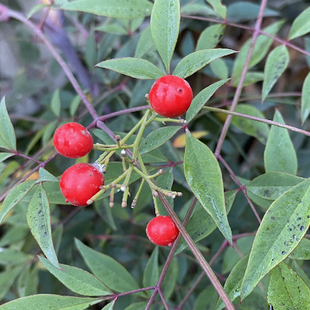
#> input picture 004 - librerias_fundamentos_pdi/003 LAB/frutos_rojos.png, 310 x 310 px, shrunk from 512 x 512 before the run, given in place of foto_balcon.jpeg, which was not available
$ jupyter execute '007 - recuperacion y preprocesamiento de imagenes propias.ipynb'   (text cells are left out)
#> lines starting #> are read from the running program, lines starting #| are printed output that depends on the picture; pictures that were not available may be replaced by others from this repository, and a replacement may not be noted
[cell 1]
from pathlib import Path

import cv2
import matplotlib.pyplot as plt
import numpy as np


def cargar_rgb(ruta):
    imagen_bgr = cv2.imread(str(ruta))
#> imagen_bgr is the input picture: shape (310, 310, 3); mean B, G, R 111.7, 125.1, 112.8
    if imagen_bgr is None:
        raise FileNotFoundError(f"No se pudo abrir la imagen: {ruta}")
    return cv2.cvtColor(imagen_bgr, cv2.COLOR_BGR2RGB)


def mostrar_imagen(imagen, titulo="Imagen"):
    plt.figure(figsize=(6, 6))
    plt.imshow(imagen, cmap="gray" if imagen.ndim == 2 else None)
    plt.title(titulo)
    plt.axis("off")
    plt.show()


def mostrar_comparacion(original, procesada, titulo_original="Original", titulo_procesada="Procesada"):
    fig, axes = plt.subplots(1, 2, figsize=(12, 5))
    axes[0].imshow(original, cmap="gray" if original.ndim == 2 else None)
    axes[0].set_title(titulo_original)
    axes[0].axis("off")

    axes[1].imshow(procesada, cmap="gray" if procesada.ndim == 2 else None)
    axes[1].set_title(titulo_procesada)
    axes[1].axis("off")

    plt.tight_layout()
    plt.show()


def ajustar_brillo_contraste(imagen_rgb, alpha=1.2, beta=10):
    return cv2.convertScaleAbs(imagen_rgb, alpha=alpha, beta=beta)


def suavizar(imagen_rgb, kernel=5):
    return cv2.GaussianBlur(imagen_rgb, (kernel, kernel), 0)


def mejorar_contraste_clahe(imagen_rgb, clip_limit=2.0, tile=8):
    imagen_lab = cv2.cvtColor(imagen_rgb, cv2.COLOR_RGB2LAB)
    l, a, b = cv2.split(imagen_lab)
    clahe = cv2.createCLAHE(clipLimit=clip_limit, tileGridSize=(tile, tile))
    l_mejorado = clahe.apply(l)
    imagen_lab_mejorada = cv2.merge((l_mejorado, a, b))
    return cv2.cvtColor(imagen_lab_mejorada, cv2.COLOR_LAB2RGB)


def mostrar_histograma_gris(imagen_rgb):
    gris = cv2.cvtColor(imagen_rgb, cv2.COLOR_RGB2GRAY)
    hist, bins = np.histogram(gris.flatten(), bins=256, range=[0, 256])
    plt.figure(figsize=(10, 4))
    plt.plot(bins[:-1], hist, color="black")
    plt.title("Histograma en escala de grises")
    plt.xlabel("Intensidad")
    plt.ylabel("Cantidad de píxeles")
    plt.grid(alpha=0.3)
    plt.xlim(0, 255)
    plt.show()

[cell 2]
nombre_imagen = "foto_balcon.jpeg"
ruta = Path(nombre_imagen)

imagen_original = cargar_rgb(ruta)

print(f"Archivo cargado: {ruta}")
print(f"Forma: {imagen_original.shape}")
#| Forma: (310, 310, 3)
print(f"Tipo de dato: {imagen_original.dtype}")
#| Tipo de dato: uint8

mostrar_imagen(imagen_original, "Imagen original")
mostrar_histograma_gris(imagen_original)
#> in mostrar_histograma_gris, `gris = cv2.cvtColor(imagen_rgb, cv2.COLOR_RGB2GRAY)`:
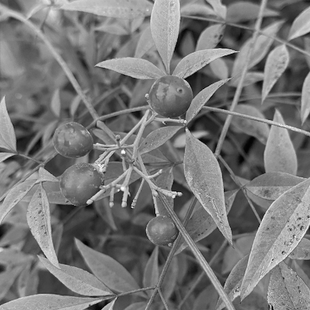
#> gris: shape (310, 310); min 0, max 254, mean 119.9
#> in mostrar_histograma_gris, `hist, bins = np.histogram(gris.flatten(), bins=256, range=[0, 256])`: hist = 256 values, max 872 at index 128, min 0 at index 240, mean 375.4; bins = 257 values from 0 to 256

[cell 3]
problema_principal = "Los árboles y la baranda del balcón en la foto se ven muy borrosos"
hipotesis_mejora = "Enfocar mejor los árboles y la baranda haría que se aprecien mejor."

print("Problema principal:", problema_principal)
print("Operación que voy a probar primero:", hipotesis_mejora)

[cell 4]
# Si no querés recortar, usá toda la imagen.
y1, y2 = 0, imagen_original.shape[0]
#> y1 = 0; y2 = 310
x1, x2 = 0, imagen_original.shape[1]
#> x1 = 0; x2 = 310

imagen_recortada = imagen_original[y1:y2, x1:x2]
mostrar_comparacion(imagen_original, imagen_recortada, "Original", "Región de trabajo")
#> in mostrar_comparacion, `plt.show()`:
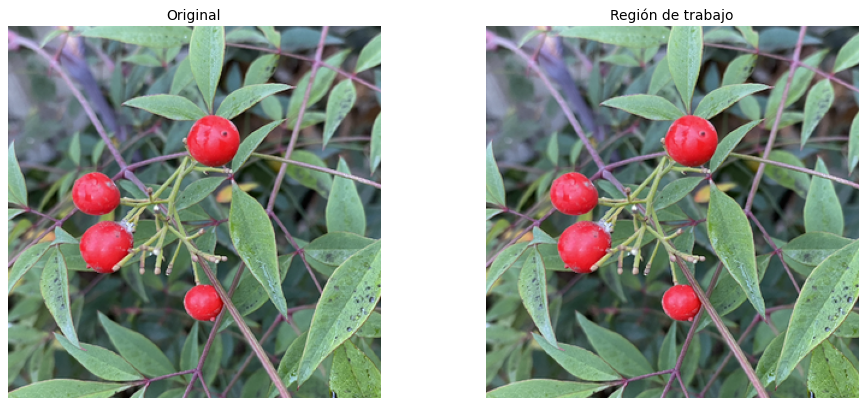
#> figure drawn by matplotlib, 2 panels

[cell 5]
brillo_contraste = ajustar_brillo_contraste(imagen_recortada, alpha=1.4, beta=20)
#> in ajustar_brillo_contraste, `return cv2.convertScaleAbs(imagen_rgb, alpha=alpha, beta=beta)`:
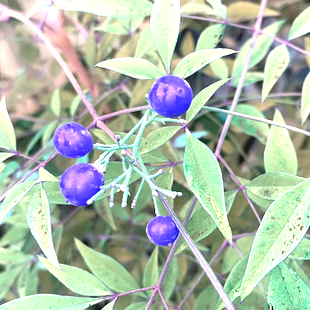
#> returned value: shape (310, 310, 3); mean of channels 0, 1, 2 172.5, 188.3, 174.1; drawn as B, G, R
clahe = mejorar_contraste_clahe(imagen_recortada, clip_limit=2.0, tile=8)
#> in mejorar_contraste_clahe, `imagen_lab = cv2.cvtColor(imagen_rgb, cv2.COLOR_RGB2LAB)`: imagen_lab: shape (310, 310, 3); mean of channels 0, 1, 2 130.8, 121.2, 134.7
#> in mejorar_contraste_clahe, `l, a, b = cv2.split(imagen_lab)`:
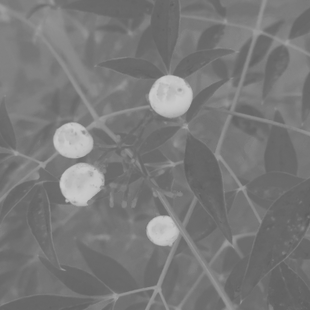
#> a: shape (310, 310); min 95, max 203, mean 121.2
#> in mejorar_contraste_clahe, `l, a, b = cv2.split(imagen_lab)`:
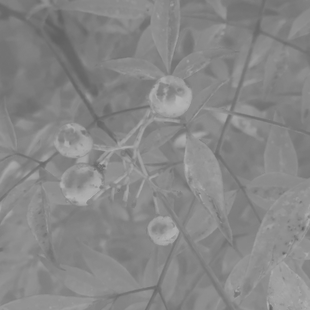
#> b: shape (310, 310); min 96, max 181, mean 134.7
#> in mejorar_contraste_clahe, `l_mejorado = clahe.apply(l)`:
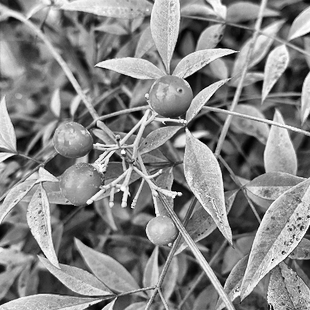
#> l_mejorado: shape (310, 310); min 1, max 255, mean 134
#> in mejorar_contraste_clahe, `imagen_lab_mejorada = cv2.merge((l_mejorado, a, b))`: imagen_lab_mejorada: shape (310, 310, 3); mean of channels 0, 1, 2 134, 121.2, 134.7
#> in mejorar_contraste_clahe, `return cv2.cvtColor(imagen_lab_mejorada, cv2.COLOR_LAB2RGB)`:
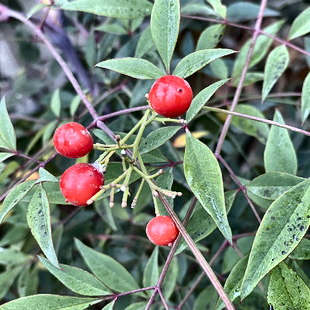
#> returned value: shape (310, 310, 3); mean R, G, B 116.6, 129.8, 116
suavizada = suavizar(imagen_recortada, kernel=5)
#> in suavizar, `return cv2.GaussianBlur(imagen_rgb, (kernel, kernel), 0)`:
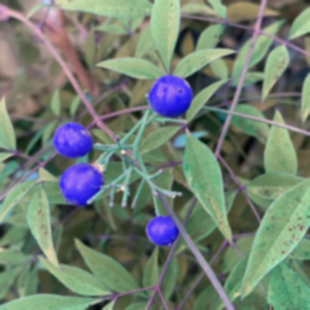
#> returned value: shape (310, 310, 3); mean of channels 0, 1, 2 112.8, 125.1, 111.7; drawn as B, G, R

fig, axes = plt.subplots(2, 2, figsize=(12, 10))
axes[0, 0].imshow(imagen_recortada)
axes[0, 0].set_title("Base para trabajar")
axes[0, 0].axis("off")

axes[0, 1].imshow(brillo_contraste)
axes[0, 1].set_title("Brillo y contraste")
axes[0, 1].axis("off")

axes[1, 0].imshow(clahe)
axes[1, 0].set_title("Mejora local de contraste")
axes[1, 0].axis("off")

axes[1, 1].imshow(suavizada)
axes[1, 1].set_title("Suavizado")
axes[1, 1].axis("off")

plt.tight_layout()
plt.show()

[cell 6]
# Elegí una opción o combiná operaciones.
imagen_preprocesada = clahe

# Ejemplo de combinación posible:
# imagen_preprocesada = suavizar(ajustar_brillo_contraste(imagen_recortada, alpha=1.3, beta=15), kernel=5)

mostrar_comparacion(imagen_recortada, imagen_preprocesada, "Antes del preprocesamiento", "Versión final elegida")
mostrar_histograma_gris(imagen_preprocesada)
#> in mostrar_histograma_gris (call 2), `gris = cv2.cvtColor(imagen_rgb, cv2.COLOR_RGB2GRAY)`:
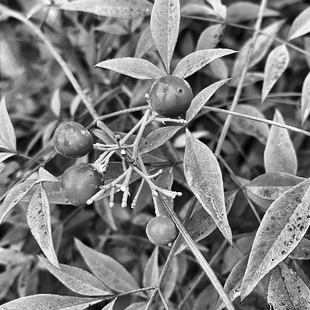
#> gris: shape (310, 310); min 2, max 254, mean 124.3
#> in mostrar_histograma_gris (call 2), `hist, bins = np.histogram(gris.flatten(), bins=256, range=[0, 256])`: hist = 256 values, max 563 at index 138, min 0 at index 0, mean 375.4
#> in mostrar_histograma_gris (call 2), `plt.show()`:
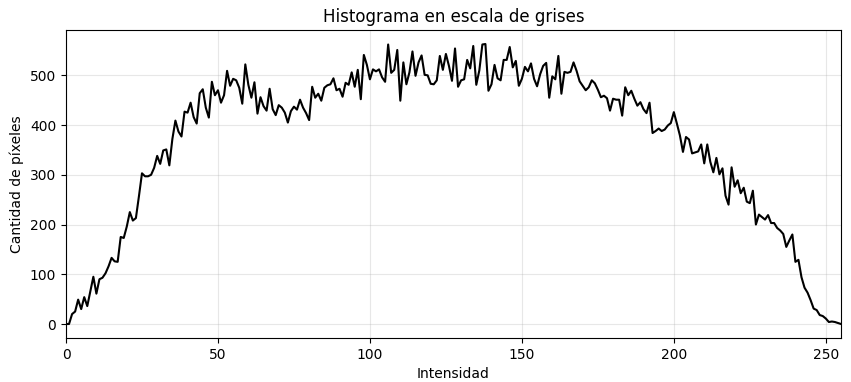
#> figure drawn by matplotlib, 1 panel; curve peaks at x = 138, y = 563

[cell 7]
salida = Path("imagen_preprocesada.png")
cv2.imwrite(str(salida), cv2.cvtColor(imagen_preprocesada, cv2.COLOR_RGB2BGR))
print(f"Imagen guardada en: {salida.resolve()}")

$ run again, on 004 - librerias_fundamentos_pdi/003 LAB/paisaje.png
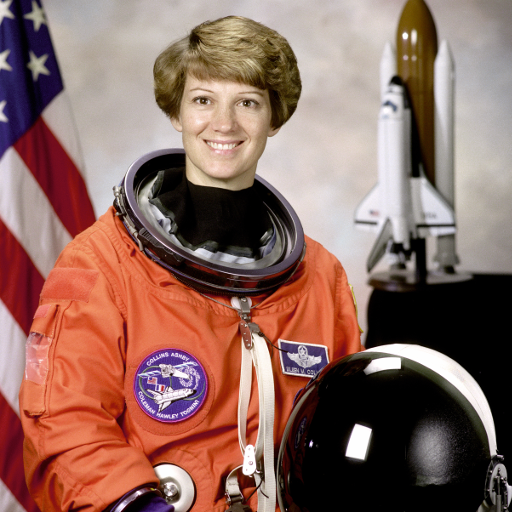
#> input picture 004 - librerias_fundamentos_pdi/003 LAB/paisaje.png, 512 x 512 px, given in place of foto_balcon.jpeg, which was not available
#> in cargar_rgb, imagen_bgr is the input picture: shape (512, 512, 3); mean B, G, R 96.5, 105.8, 141.6
#| Forma: (512, 512, 3)
#| Tipo de dato: uint8
#> hist = 256 values, max 28966 at index 0, min 128 at index 251, mean 1024; bins = 257 values from 0 to 256
#> imagen_lab: shape (512, 512, 3); mean of channels 0, 1, 2 121.8, 141.6, 140
#> imagen_lab_mejorada: shape (512, 512, 3); mean of channels 0, 1, 2 123.5, 141.6, 140
#> in suavizar, `return cv2.GaussianBlur(imagen_rgb, (kernel, kernel), 0)`:
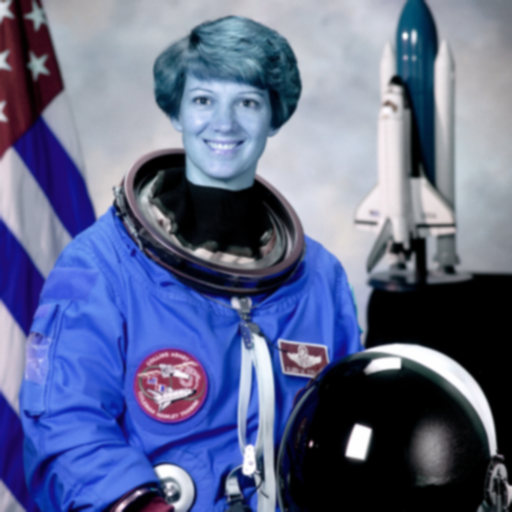
#> returned value: shape (512, 512, 3); mean of channels 0, 1, 2 141.6, 105.8, 96.5; drawn as B, G, R
#> hist = 256 values, max 23056 at index 4, min 0 at index 0, mean 1024
#> in mostrar_histograma_gris (call 2), `plt.show()`:
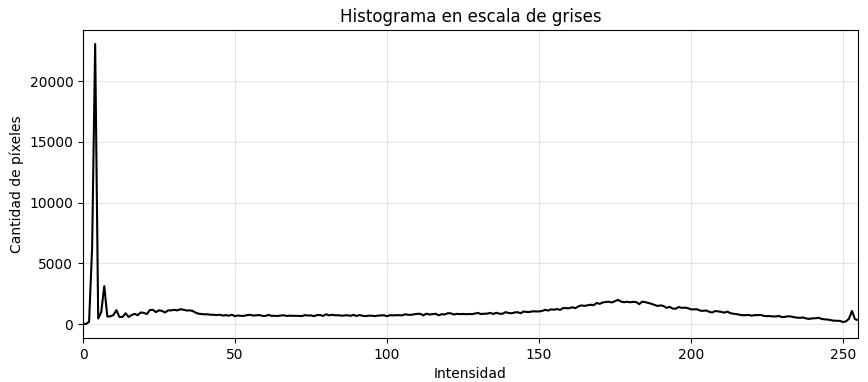
#> figure drawn by matplotlib, 1 panel; curve peaks at x = 4, y = 23056

$ run again, on 004 - librerias_fundamentos_pdi/003 LAB/flor.jpeg
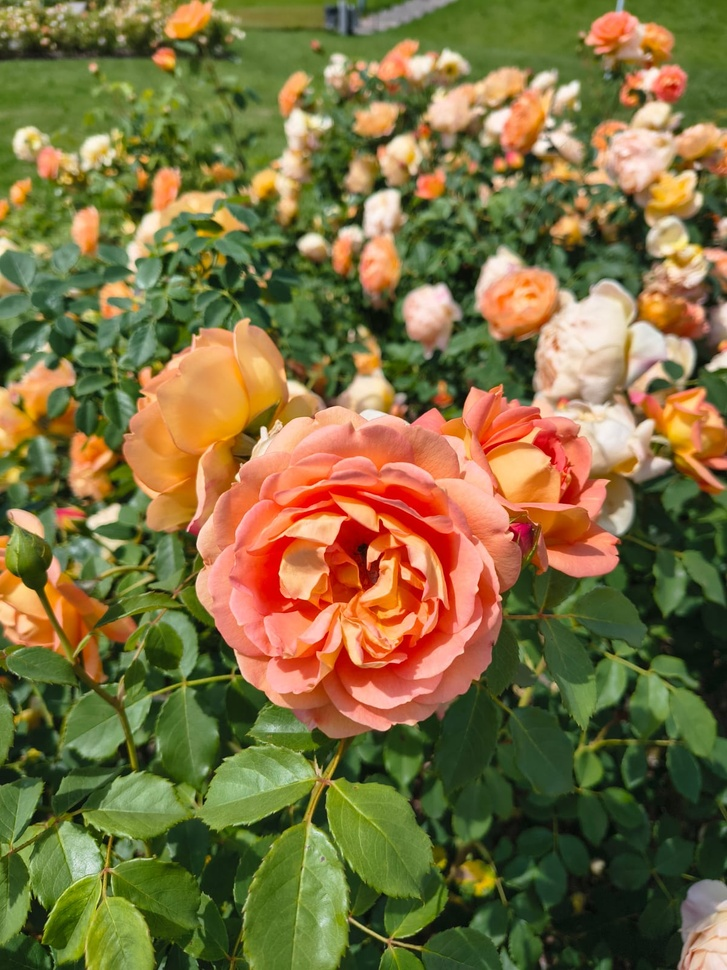
#> input picture 004 - librerias_fundamentos_pdi/003 LAB/flor.jpeg, 727 x 970 px, shrunk from 1200 x 1600 before the run, given in place of foto_balcon.jpeg, which was not available
#> in cargar_rgb, imagen_bgr is the input picture: shape (970, 727, 3); mean B, G, R 62.7, 110.9, 124.8
#| Forma: (970, 727, 3)
#| Tipo de dato: uint8
#> hist = 256 values, max 5636 at index 107, min 0 at index 0, mean 2754.6; bins = 257 values from 0 to 256
#> imagen_lab: shape (970, 727, 3); mean of channels 0, 1, 2 120.6, 126.1, 157
#> imagen_lab_mejorada: shape (970, 727, 3); mean of channels 0, 1, 2 124.5, 126.1, 157
#> hist = 256 values, max 4474 at index 22, min 0 at index 0, mean 2754.6
#> in mostrar_histograma_gris (call 2), `plt.show()`:
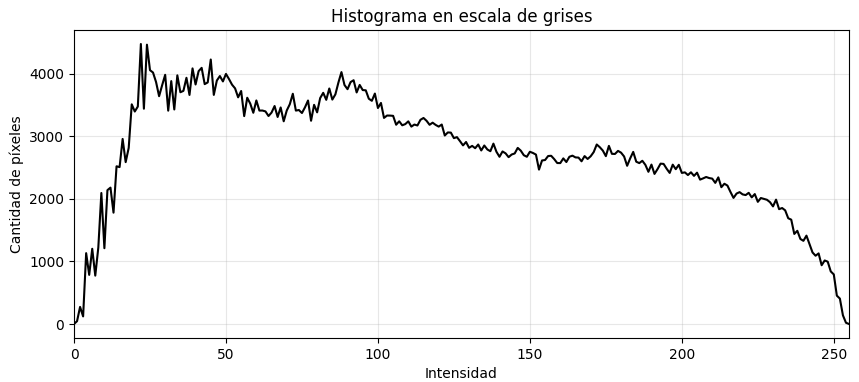
#> figure drawn by matplotlib, 1 panel; curve peaks at x = 22, y = 4474
